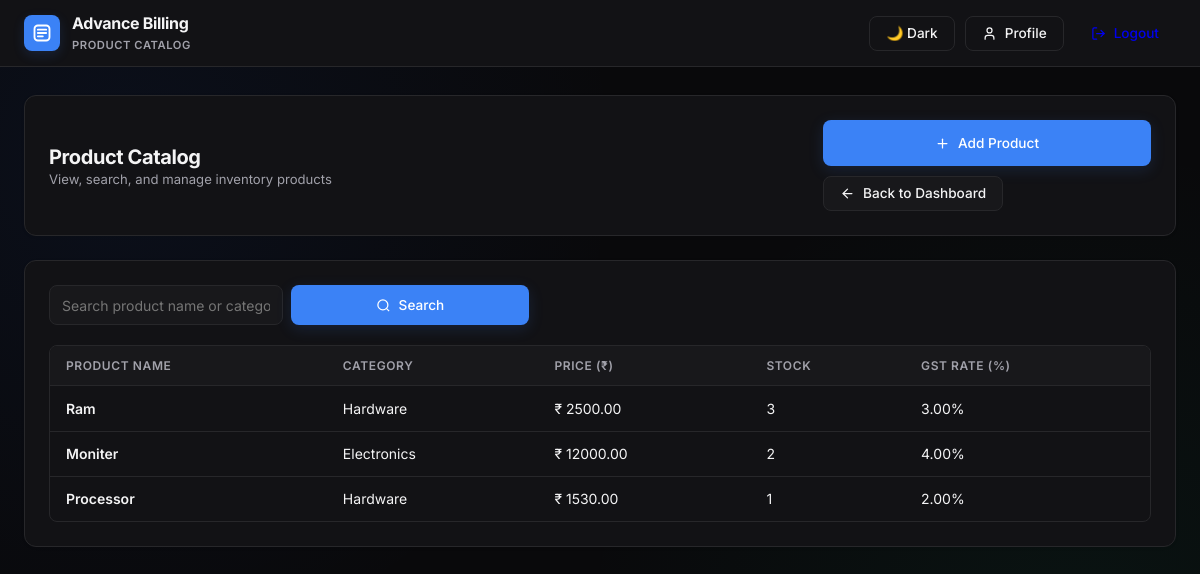
Page /product-list/ (signed in) on the earlier database version.
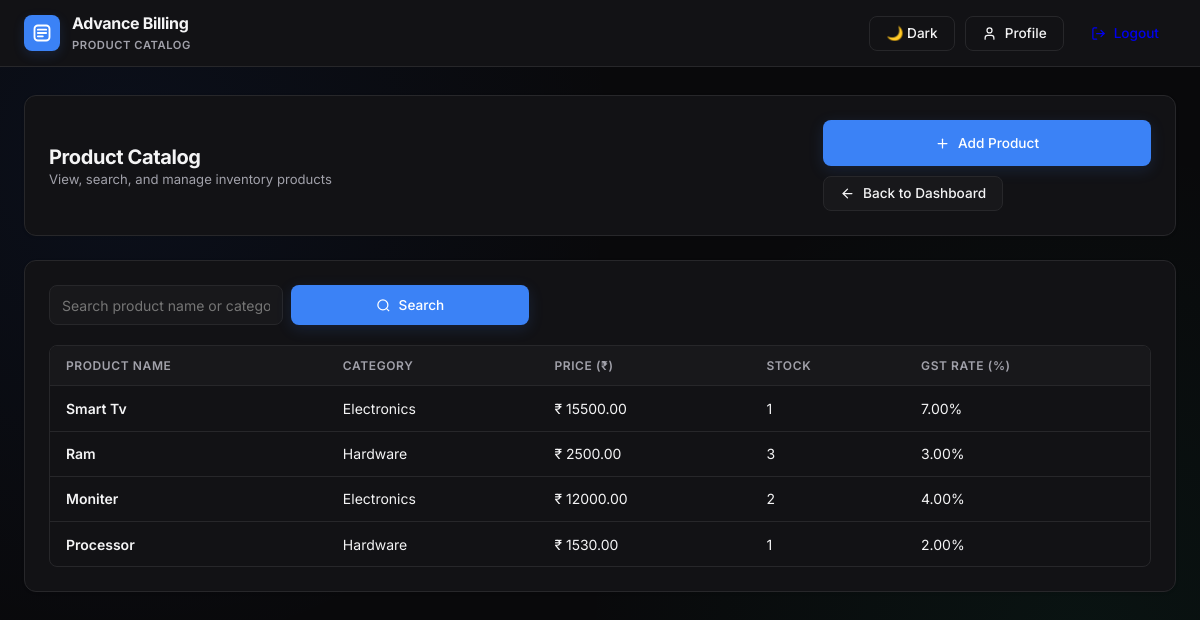
Same page on the later database version.
### billing/models.py (models this page shows, shortened)
class Product(models.Model):
    name = models.CharField(max_length=100)
    category = models.CharField(max_length=100)
    price = models.DecimalField(max_digits=10, decimal_places=2)
    stock = models.IntegerField(default=0)
    gst_rate = models.DecimalField(max_digits=5, decimal_places=2, default=0.00)
    created_at = models.DateTimeField(auto_now_add=True)

### billing/views.py (the view)
# urls.py: path('product-list/', views.product_list, name='product_list'),
def product_list(request):
    try:
        user_id = request.session.get('user_id')
        if not user_id:
            return redirect('distributor_login')
        user = User.objects.get(id=user_id, usertype='distributor')
        search = request.GET.get('search', '').strip()
        if search:
            products_qs = Product.objects.filter(
                Q(name__icontains=search) | Q(category__icontains=search)
            ).order_by('-id')
        else:
            products_qs = Product.objects.all().order_by('-id')
        total_products = Product.objects.count()
        paginator = Paginator(products_qs, 10)
        page_number = request.GET.get('page', 1)
        products = paginator.get_page(page_number)
        return render(request, 'billing/product-list.html', {
            'user': user,
            'profile': user,
            'products': products,
            'search': search,
            'total_products': total_products
        })
    except User.DoesNotExist:
        messages.error(request, "Access restricted to Distributors only..!")
        return redirect('distributor_login')
    except Exception:
        return redirect('distributor_login')

### billing/templates/billing/product-list.html (shortened to what this page needs)
{% load static %}
<!DOCTYPE html>
<html lang="en">
<head>
    <link rel="stylesheet" href="{% static 'assets/css/styles.css' %}?v=2">
</head>
<body class="theme-distributor">
    <header class="top-navbar">
        <div class="nav-inner">
            <a href="{% url 'distributor_dashboard' %}" class="brand-container">
                <div class="brand-icon">
                    <svg width="20" height="20" viewBox="0 0 24 24" fill="none" stroke="currentColor" stroke-width="2.2" stroke-linecap="round" stroke-linejoin="round">
                        <rect x="3" y="3" width="18" height="18" rx="4" />
                        <path d="M7 8h10" />
                        <path d="M7 12h10" />
                        <path d="M7 16h6" />
                    </svg>
                </div>
                <div class="brand-titles">
                    <h1>Advance Billing</h1>
                    <span>Product Catalog</span>
                </div>
            </a>
            <div class="nav-actions">
                <button type="button" id="theme-toggle-btn" class="btn-shadcn btn-outline" onclick="App.toggleTheme()">
                </button>
                <a href="{% url 'distributor_profile' %}" class="btn-shadcn btn-outline">
                    <svg width="15" height="15" viewBox="0 0 24 24" fill="none" stroke="currentColor" stroke-width="2" stroke-linecap="round" stroke-linejoin="round">
                        <path d="M19 21v-2a4 4 0 0 0-4-4H9a4 4 0 0 0-4 4v2"/>
                        <circle cx="12" cy="7" r="4"/>
                    </svg>
                    <span>Profile</span>
                </a>
                <a href="{% url 'logout' %}" class="btn-shadcn btn-destructive">
                    <svg width="15" height="15" viewBox="0 0 24 24" fill="none" stroke="currentColor" stroke-width="2" stroke-linecap="round" stroke-linejoin="round">
                        <path d="M9 21H5a2 2 0 0 1-2-2V5a2 2 0 0 1 2-2h4"/>
                        <polyline points="16 17 21 12 16 7"/>
                        <line x1="21" y1="12" x2="9" y2="12"/>
                    </svg>
                    <span>Logout</span>
                </a>
            </div>
        </div>
    </header>
    <main class="main-container">
        <div class="shadcn-card">
            <div class="header-banner">
                <div class="title-meta">
                    <h2>Product Catalog</h2>
                    <p>View, search, and manage inventory products</p>
                </div>
                <div class="header-buttons">
                    <a href="{% url 'add_product' %}" class="btn-shadcn btn-primary">
                        <svg width="15" height="15" viewBox="0 0 24 24" fill="none" stroke="currentColor" stroke-width="2" stroke-linecap="round" stroke-linejoin="round">
                            <line x1="12" y1="5" x2="12" y2="19"/>
                            <line x1="5" y1="12" x2="19" y2="12"/>
                        </svg>
                        <span>Add Product</span>
                    </a>
                    <a href="{% url 'distributor_dashboard' %}" class="btn-shadcn btn-secondary">
                        <svg width="15" height="15" viewBox="0 0 24 24" fill="none" stroke="currentColor" stroke-width="2" stroke-linecap="round" stroke-linejoin="round">
                            <line x1="19" y1="12" x2="5" y2="12"/>
                            <polyline points="12 19 5 12 12 5"/>
                        </svg>
                        <span>Back to Dashboard</span>
                    </a>
                </div>
            </div>
        </div>
        <div class="shadcn-card">
            <div class="search-row">
                <form method="GET" action="{% url 'product_list' %}" class="search-form">
                    <input type="text" name="search" value="{{ search }}" placeholder="Search product name or category..." class="form-input">
                    <button type="submit" class="btn-shadcn btn-primary" style="height: 40px;">
                        <svg width="15" height="15" viewBox="0 0 24 24" fill="none" stroke="currentColor" stroke-width="2"><circle cx="11" cy="11" r="8"/><line x1="21" y1="21" x2="16.65" y2="16.65"/></svg>
                        <span>Search</span>
                    </button>
                </form>
            </div>
            <div class="table-wrap">
                <table class="shadcn-table">
                    <thead>
                        <tr>
                            <th>Product Name</th>
                            <th>Category</th>
                            <th>Price (₹)</th>
                            <th>Stock</th>
                            <th>GST Rate (%)</th>
                        </tr>
                    </thead>
                    <tbody>
                        {% for product in products %}
                        <tr>
                            <td style="font-weight: 600;">{{ product.name }}</td>
                            <td>{{ product.category }}</td>
                            <td>₹ {{ product.price }}</td>
                            <td>{{ product.stock }}</td>
                            <td>{{ product.gst_rate }}%</td>
                        </tr>
                        {% endfor %}
                    </tbody>
                </table>
            </div>
        </div>
    </main>
</body>
</html>

### billing/static/assets/css/styles.css (style rules this page uses)
:root { --bg-main: #09090b; --card-bg: #121215; --card-elevated: #18181b; --border: #27272a; --border-hover: #3f3f46; --text-primary: #f4f4f5; --text-muted: #a1a1aa; --text-dim: #71717a; --dist-primary: #3b82f6; --dist-hover: #2563eb; --dist-glow: rgba(59, 130, 246, 0.2); --dist-accent: #0ea5e9; --admin-primary: #10b981; --admin-hover: #059669; --admin-glow: rgba(16, 185, 129, 0.2); --admin-accent: #34d399; --primary: var(--dist-primary); --primary-hover: var(--dist-hover); --primary-glow: var(--dist-glow); --accent: var(--dist-accent); --font-head: 'Inter', -apple-system, BlinkMacSystemFont, sans-serif; --font-body: 'Inter', -apple-system, BlinkMacSystemFont, sans-serif; --radius-sm: 6px; --radius-md: 8px; --radius-lg: 12px; --transition: all 0.15s cubic-bezier(0.4, 0, 0.2, 1); }
body.mode-distributor, body.theme-distributor { --primary: var(--dist-primary); --primary-hover: var(--dist-hover); --primary-glow: var(--dist-glow); --accent: var(--dist-accent); }
* { margin: 0; padding: 0; box-sizing: border-box; font-family: var(--font-body); }
body { background-color: var(--bg-main); color: var(--text-primary); min-height: 100vh; display: flex; flex-direction: column; position: relative; transition: background-color 0.3s ease, color 0.3s ease; background-image: radial-gradient(circle at 10% 20%, rgba(37, 99, 235, 0.07) 0%, transparent 40%), radial-gradient(circle at 90% 80%, rgba(16, 185, 129, 0.06) 0%, transparent 40%); }
.btn-primary { width: 100%; height: 46px; background: var(--primary); color: #fff; border: none; border-radius: var(--radius-md); font-size: 0.9rem; font-weight: 700; cursor: pointer; box-shadow: 0 4px 15px var(--primary-glow); transition: var(--transition); }
.brand-icon { width: 42px; height: 42px; background: linear-gradient(135deg, var(--primary), var(--accent)); border-radius: var(--radius-md); display: flex; align-items: center; justify-content: center; font-family: var(--font-head); font-weight: 800; font-size: 1.1rem; color: #fff; box-shadow: 0 4px 14px var(--primary-glow); }

Differences in the rows shown:
added Product: name "Smart Tv", category "Electronics", price "15500.00", stock "1", gst_rate "7.00"
